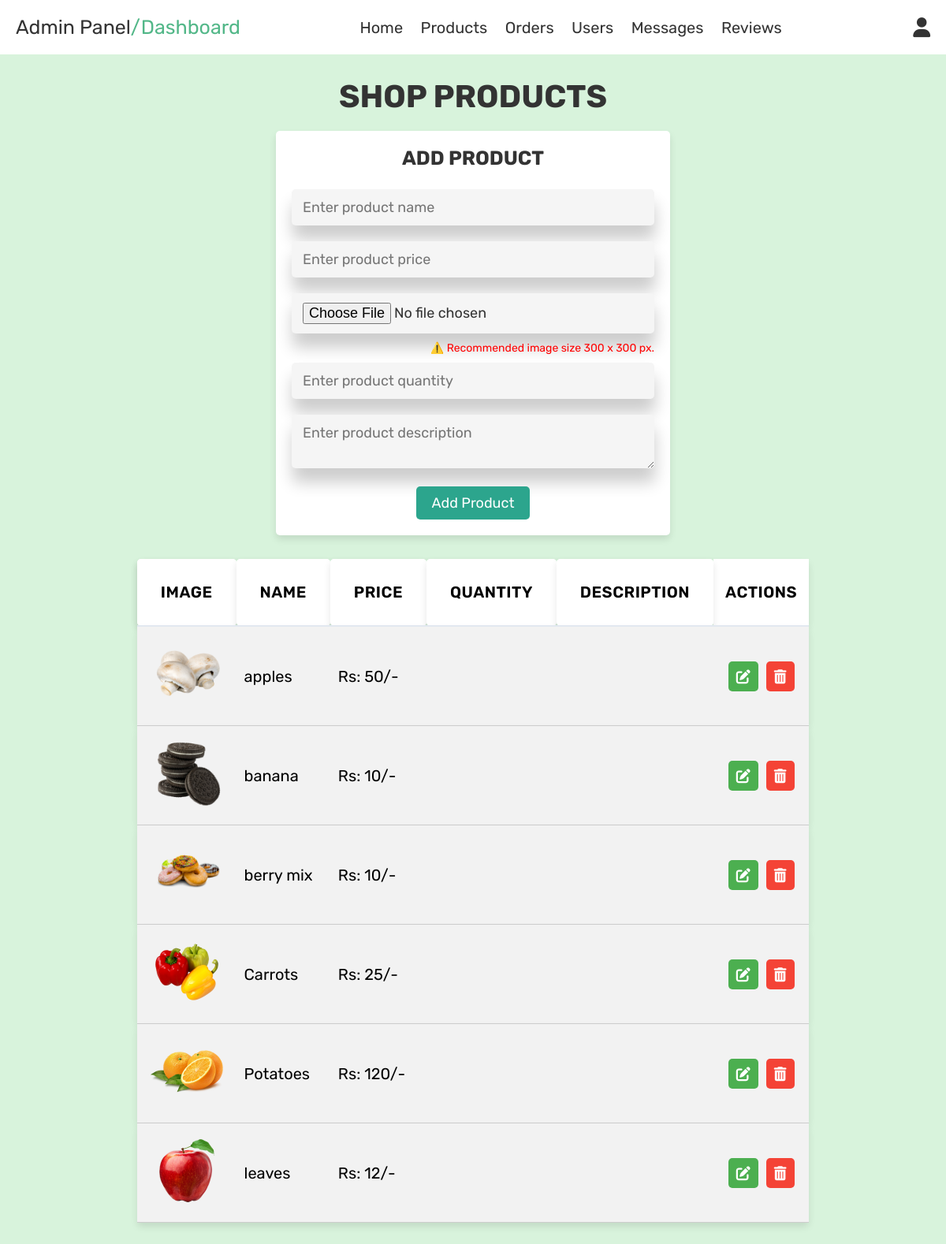
The page /admin_products.php (signed in) on the database as committed earlier.
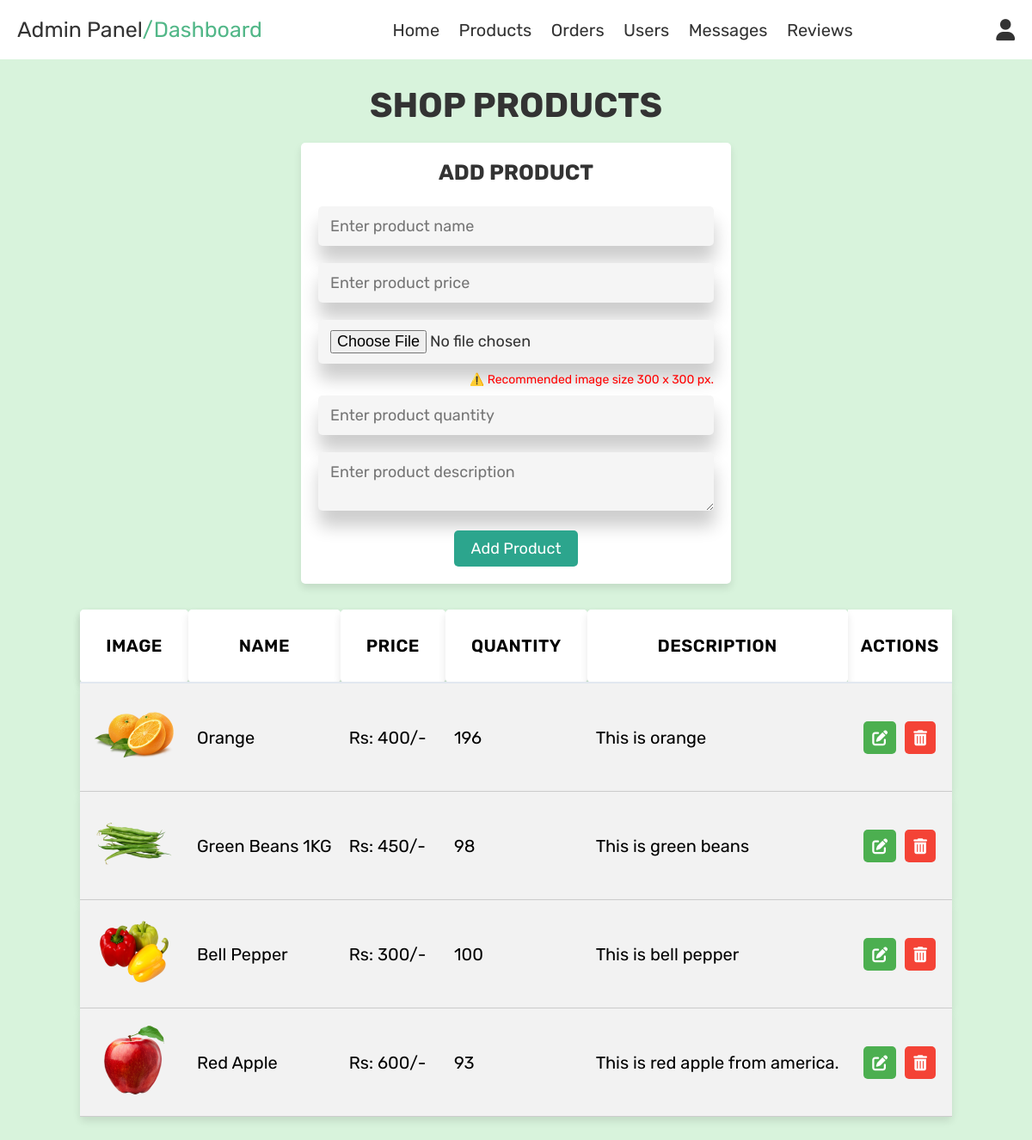
The same page on the database as committed later.
### tables this page shows
CREATE TABLE `products` (
  `id` int(100) NOT NULL,
  `name` varchar(100) NOT NULL,
  `price` int(100) NOT NULL,
  `image` varchar(100) NOT NULL,
  `qty` text NOT NULL,
  `description` text NOT NULL
);

### admin_products.php (the view, shortened to what this page needs)
<?php
include 'config.php';
?>
<!DOCTYPE html>
<html lang="en">
<head>
    <link rel="stylesheet" href="https://cdnjs.cloudflare.com/ajax/libs/font-awesome/6.0.0/css/all.min.css">
    <link rel="stylesheet" href="css/admin_style.css">
</head>
<body>
    <?php include 'admin_header.php'; ?>
    <section class="add-products">
        <h1 class="title">shop products</h1>
        <form action="" method="post" enctype="multipart/form-data">
            <h3>add product</h3>
            <input type="text" name="name" class="box" placeholder="Enter product name" required>
            <input type="number" min="0" name="price" class="box" placeholder="Enter product price" required>
            <input type="file" name="image" accept="image/jpg, image/jpeg, image/png" class="box" required>
            <p id="rec-size">⚠️ Recommended image size 300 x 300 px.</p>
            <input type="text" name="qty" class="box" placeholder="Enter product quantity" required>
            <textarea name="description" class="box" placeholder="Enter product description" required></textarea>
            <input type="submit" value="add product" name="add_product" class="btn">
        </form>
    </section>
    <section class="show-products">
        <div class="box-container">
            <?php
            $select_products = mysqli_query($conn, "SELECT * FROM `products`") or die('query failed');
            if (mysqli_num_rows($select_products) > 0) {
                while ($fetch_products = mysqli_fetch_assoc($select_products)) {
            ?>
                    <table style="margin-right: auto; display: block;">
                        <thead>
                            <tr class="box">
                                <th class="box" style="font-size: 2rem;">Image</th>
                                <th class="box" style="font-size: 2rem;">Name</th>
                                <th class="box" style="font-size: 2rem;">Price</th>
                                <th class="box" style="font-size: 2rem;">Quantity</th>
                                <th class="box" style="font-size: 2rem;">Description</th>
                                <th style="font-size: 2rem;">Actions</th>
                            </tr>
                        </thead>
                        <tbody>
                            <?php
                            while ($fetch_products = mysqli_fetch_assoc($select_products)) {
                                echo "<tr class='box' style='background-color: #f2f2f2; border-bottom: 1px solid #ccc; text-align: left;'>";
                                echo '<td style="width: 100px; font-size: 2rem; padding: 10px; text-align: center;"><img src="uploaded_img/' . $fetch_products['image'] . '" alt=""></td>';
                                echo '<td style="padding: 10px; font-size: 2rem;">' . $fetch_products['name'] . '</td>';
                                echo '<td style="padding: 10px; font-size: 2rem;">Rs: ' . $fetch_products['price'] . '/-</td>';
                                echo '<td style="padding: 10px; font-size: 2rem;">' . $fetch_products['qty'] . '</td>';
                                echo '<td style="padding: 10px; font-size: 2rem;">' . $fetch_products['description'] . '</td>';
                                echo '<td style="padding: 10px; text-align: center;">';
                                echo '<a href="admin_products.php?update=' . $fetch_products['id'] . '" class="fa-solid fa-pen-to-square option-btn" style="background-color: #4CAF50; color: white; padding: 10px 10px; margin:5px; text-decoration: none;" title="Edit Product"></a>';
                                echo '<a href="admin_products.php?delete=' . $fetch_products['id'] . '" class="fa-solid fa-trash-can delete-btn" style="background-color: #f44336; color: white; padding: 10px 10px; margin:5px; text-decoration: none;" onclick="return confirm(\'delete this product?\')" title="Delete Product"></a>';
                                echo '</td>';
                                echo '</tr>';
                            }
                            ?>
                        </tbody>
                    </table>
            <?php
                }
            } else {
                echo '<p class="empty">No products added yet!</p>';
            }
            ?>
        </div>
    </section>
</body>
</html>

### admin_header.php (shortened to what this page needs)
<header class="header">
    <div class="flex">
        <a href="admin_page.php" class="logo">Admin Panel<span>/Dashboard</span></a>
        <nav class="navbar">
            <a href="admin_page.php">Home</a>
            <a href="admin_products.php">Products</a>
            <a href="admin_orders.php">Orders</a>
            <a href="admin_users.php">Users</a>
            <a href="admin_contacts.php">Messages</a>
            <a href="admin_reviews.php">Reviews</a>
        </nav>
        <div class="icons">
            <div id="user-btn" class="fas fa-user"></div>
        </div>
    </div>
</header>

### css/admin_style.css (style rules this page uses)
:root { --purple:#8e44ad; --red:#c0392b; --orange:#f39c12; --black:#333; --green3:#52b788; --button-hover:#06b90f; --button:#2CA58D; --green5:#d8f3dc; --white:#fff; --light-color:#666; --light-white:#ccc; --light-bg:#f5f5f5; --border:.1rem solid var(--black); --box-shadow:0 .5rem 1rem rgba(0,0,0,.1); }
* { font-family: 'Rubik', sans-serif; margin:0; padding:0; box-sizing: border-box; outline: none; border:none; text-decoration: none; transition:all .2s linear; }
html { font-size: 62.5%; overflow-x: hidden; }
body { background-color: var(--green5); font-family: sans-serif; }
section { padding:3rem 2rem; }
.title { text-align: center; margin-bottom: 2rem; text-transform: uppercase; color:var(--black); font-size: 4rem; }
.btn, .option-btn, .delete-btn, .white-btn { display: inline-block; margin-top: 1rem; padding:1rem 2rem; cursor: pointer; color:var(--white); font-size: 1.8rem; border-radius: .5rem; text-transform: capitalize; }
.white-btn, .btn { background-color: var(--button); }
.option-btn { background-color: var(--button); }
.delete-btn { background-color: var(--red); }
.header { position: sticky; top:0; left:0; right:0; z-index: 1000; background-color: var(--white); }
.header .flex { display: flex; align-items: center; padding:2rem; justify-content: space-between; position: relative; max-width: 1500px; margin:0 auto; }
.header .flex .logo { font-size: 2.5rem; color:var(--black); }
.header .flex .logo span { color:#52b788; }
.header .flex .navbar a { margin:0 1rem; font-size: 2rem; color:var(--black); }
.header .flex .icons div { margin-left: 1.5rem; font-size: 2.5rem; cursor: pointer; color:var(--black); }
.add-products form { background-color: var(--white); border-radius: .5rem; padding:2rem; text-align: center; box-shadow: var(--box-shadow); border:transparent ; max-width: 50rem; margin:0 auto; }
.add-products form h3 { font-size: 2.5rem; text-transform: uppercase; color:var(--black); margin-bottom: 1.5rem; }
.add-products form .box { width: 100%; background-color: var(--light-bg); border-radius: .5rem; margin:1rem 0; padding:1.2rem 1.4rem; color:var(--black); font-size: 1.8rem; border:transparent; box-shadow: 1px 18px 20px rgba(0, 0, 0, 0.2) }
.show-products .box-container { display: grid; margin-left: 30rem; justify-content: center; gap:1.5rem; max-width: 1200px; margin:0 auto; align-items: flex-start; }
.show-products { padding-top: 0; }
.show-products .box-container .box { text-align: center; padding:3rem 3rem; border-radius: .5rem; border:transparent; box-shadow: var(--box-shadow); background-color: var(--white); border-width: 1px; border-color: #333; }
.show-products .box-container .box img { height: 10rem; width: auto; }
table { width: 100%; border-collapse: collapse; }
thead { background: #f8fafc; border-bottom: 2px solid #e2e8f0; }
th { padding: 1.2rem 1.5rem; text-align: left; font-weight: 600; color: var(--text-dark); font-size: 1.4rem; text-transform: uppercase; letter-spacing: 0.5px; }
tbody tr { border-bottom: 1px solid #e2e8f0; transition: all 0.3s ease; }
td { padding: 1.2rem 1.5rem; color: var(--text-dark); }
#rec-size { text-align: right; font-size: 14px; color: red; }

Rows that differ between the two databases and show on the page:
removed products: image (picture), name "apples", price "50"
removed products: image (picture), name "banana", price "10"
removed products: image (picture), name "berry mix", price "10"
removed products: image (picture), name "Carrots", price "25"
removed products: image (picture), name "Potatoes", price "120"
removed products: image (picture), name "leaves", price "12"
added products: image (picture), name "Orange", price "400", qty "196", description "This is orange"
added products: image (picture), name "Green Beans 1KG", price "450", qty "98", description "This is green beans"
added products: image (picture), name "Bell Pepper", price "300", qty "100", description "This is bell pepper"
added products: image (picture), name "Red Apple", price "600", qty "93", description "This is red apple from america."
